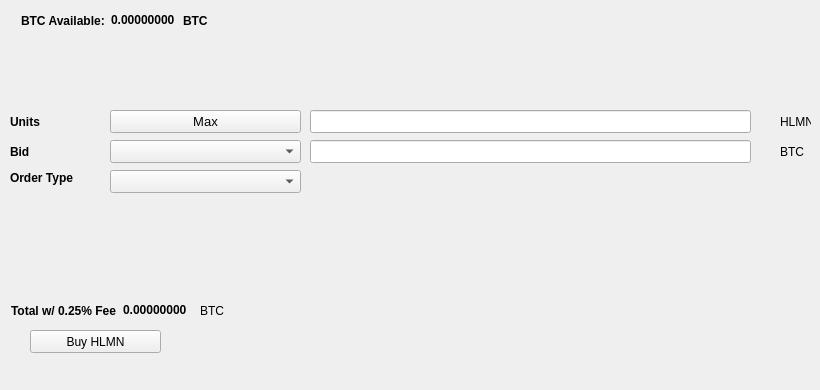
   <widget class="QWidget" name="BuyTab">
    <attribute name="title">
     <string>Buy</string>
    </attribute>
    <widget class="QPushButton" name="BuyHLMN">
     <property name="geometry">
      <rect>
       <x>30</x>
       <y>330</y>
       <width>131</width>
       <height>23</height>
      </rect>
     </property>
     <property name="text">
      <string>Buy HLMN</string>
     </property>
     <property name="icon">
      <iconset resource="../helmin.qrc">
       <normaloff>:/icons/bitcoin</normaloff>:/icons/bitcoin</iconset>
     </property>
    </widget>
    <widget class="QLabel" name="label_3">
     <property name="geometry">
      <rect>
       <x>10</x>
       <y>110</y>
       <width>46</width>
       <height>23</height>
      </rect>
     </property>
     <property name="font">
      <font>
       <weight>75</weight>
       <bold>true</bold>
      </font>
     </property>
     <property name="text">
      <string>Units</string>
     </property>
    </widget>
    <widget class="QLineEdit" name="UnitsInput">
     <property name="geometry">
      <rect>
       <x>310</x>
       <y>110</y>
       <width>441</width>
       <height>23</height>
      </rect>
     </property>
     <property name="font">
      <font>
       <pointsize>9</pointsize>
       <weight>75</weight>
       <bold>true</bold>
      </font>
     </property>
    </widget>
    <widget class="QLineEdit" name="BuyBidPriceEdit">
     <property name="geometry">
      <rect>
       <x>310</x>
       <y>140</y>
       <width>441</width>
       <height>23</height>
      </rect>
     </property>
     <property name="font">
      <font>
       <pointsize>9</pointsize>
       <weight>75</weight>
       <bold>true</bold>
      </font>
     </property>
    </widget>
    <widget class="QLabel" name="label_4">
     <property name="geometry">
      <rect>
       <x>780</x>
       <y>110</y>
       <width>31</width>
       <height>23</height>
      </rect>
     </property>
     <property name="text">
      <string>HLMN</string>
     </property>
    </widget>
    <widget class="QLabel" name="label_5">
     <property name="geometry">
      <rect>
       <x>780</x>
       <y>140</y>
       <width>31</width>
       <height>23</height>
      </rect>
     </property>
     <property name="text">
      <string>BTC</string>
     </property>
    </widget>
    <widget class="QLabel" name="label_6">
     <property name="geometry">
      <rect>
       <x>10</x>
       <y>140</y>
       <width>46</width>
       <height>23</height>
      </rect>
     </property>
     <property name="font">
      <font>
       <weight>75</weight>
       <bold>true</bold>
      </font>
     </property>
     <property name="text">
      <string>Bid</string>
     </property>
    </widget>
    <widget class="QLabel" name="label_7">
     <property name="geometry">
      <rect>
       <x>10</x>
       <y>170</y>
       <width>91</width>
       <height>16</height>
      </rect>
     </property>
     <property name="font">
      <font>
       <weight>75</weight>
       <bold>true</bold>
      </font>
     </property>
     <property name="text">
      <string>Order Type</string>
     </property>
    </widget>
    <widget class="QPushButton" name="Buy_Max_Amount">
     <property name="geometry">
      <rect>
       <x>110</x>
       <y>110</y>
       <width>191</width>
       <height>23</height>
      </rect>
     </property>
     <property name="font">
      <font>
       <pointsize>10</pointsize>
      </font>
     </property>
     <property name="text">
      <string>Max</string>
     </property>
    </widget>
    <widget class="QComboBox" name="BuyBidcomboBox">
     <property name="geometry">
      <rect>
       <x>110</x>
       <y>140</y>
       <width>191</width>
       <height>23</height>
      </rect>
     </property>
     <property name="font">
      <font>
       <pointsize>10</pointsize>
      </font>
     </property>
    </widget>
    <widget class="QComboBox" name="buyOrdertypeCombo">
     <property name="geometry">
      <rect>
       <x>110</x>
       <y>170</y>
       <width>191</width>
       <height>23</height>
      </rect>
     </property>
     <property name="font">
      <font>
       <pointsize>10</pointsize>
      </font>
     </property>
    </widget>
    <widget class="QWidget" name="layoutWidget1">
     <property name="geometry">
      <rect>
       <x>21</x>
       <y>11</y>
       <width>227</width>
       <height>19</height>
      </rect>
     </property>
     <layout class="QHBoxLayout" name="horizontalLayout_3">
      <item>
       <widget class="QLabel" name="label232">
        <property name="font">
         <font>
          <weight>75</weight>
          <bold>true</bold>
         </font>
        </property>
        <property name="text">
         <string>BTC Available:</string>
        </property>
       </widget>
      </item>
      <item>
       <widget class="QLabel" name="BtcAvailableLbl">
        <property name="palette">
         <palette>
          <active>
           <colorrole role="WindowText">
            <brush brushstyle="SolidPattern">
             <color alpha="255">
              <red>0</red>
              <green>0</green>
              <blue>0</blue>
             </color>
            </brush>
           </colorrole>
           <colorrole role="Button">
            <brush brushstyle="SolidPattern">
             <color alpha="255">
              <red>0</red>
              <green>170</green>
              <blue>0</blue>
             </color>
            </brush>
           </colorrole>
           <colorrole role="Light">
            <brush brushstyle="SolidPattern">
             <color alpha="255">
              <red>0</red>
              <green>255</green>
              <blue>0</blue>
             </color>
            </brush>
           </colorrole>
           <colorrole role="Midlight">
            <brush brushstyle="SolidPattern">
             <color alpha="255">
              <red>0</red>
              <green>212</green>
              <blue>0</blue>
             </color>
            </brush>
           </colorrole>
           <colorrole role="Dark">
            <brush brushstyle="SolidPattern">
             <color alpha="255">
              <red>0</red>
              <green>85</green>
              <blue>0</blue>
             </color>
            </brush>
           </colorrole>
           <colorrole role="Mid">
            <brush brushstyle="SolidPattern">
             <color alpha="255">
              <red>0</red>
              <green>113</green>
              <blue>0</blue>
             </color>
            </brush>
           </colorrole>
           <colorrole role="Text">
            <brush brushstyle="SolidPattern">
             <color alpha="255">
              <red>0</red>
              <green>170</green>
              <blue>0</blue>
             </color>
            </brush>
           </colorrole>
           <colorrole role="BrightText">
            <brush brushstyle="SolidPattern">
             <color alpha="255">
              <red>255</red>
              <green>255</green>
              <blue>255</blue>
             </color>
            </brush>
           </colorrole>
           <colorrole role="ButtonText">
            <brush brushstyle="SolidPattern">
             <color alpha="255">
              <red>0</red>
              <green>0</green>
              <blue>0</blue>
             </color>
            </brush>
           </colorrole>
           <colorrole role="Base">
            <brush brushstyle="SolidPattern">
             <color alpha="255">
              <red>255</red>
              <green>255</green>
              <blue>255</blue>
             </color>
            </brush>
           </colorrole>
           <colorrole role="Window">
            <brush brushstyle="SolidPattern">
             <color alpha="255">
              <red>0</red>
              <green>170</green>
              <blue>0</blue>
             </color>
            </brush>
           </colorrole>
           <colorrole role="Shadow">
            <brush brushstyle="SolidPattern">
             <color alpha="255">
              <red>0</red>
              <green>0</green>
              <blue>0</blue>
             </color>
            </brush>
           </colorrole>
           <colorrole role="AlternateBase">
            <brush brushstyle="SolidPattern">
             <color alpha="255">
              <red>127</red>
              <green>212</green>
              <blue>127</blue>
             </color>
            </brush>
           </colorrole>
           <colorrole role="ToolTipBase">
            <brush brushstyle="SolidPattern">
             <color alpha="255">
              <red>255</red>
              <green>255</green>
              <blue>220</blue>
             </color>
            </brush>
           </colorrole>
           <colorrole role="ToolTipText">
            <brush brushstyle="SolidPattern">
             <color alpha="255">
              <red>0</red>
              <green>0</green>
              <blue>0</blue>
             </color>
            </brush>
           </colorrole>
          </active>
          <inactive>
           <colorrole role="WindowText">
            <brush brushstyle="SolidPattern">
             <color alpha="255">
              <red>0</red>
              <green>0</green>
              <blue>0</blue>
             </color>
            </brush>
           </colorrole>
           <colorrole role="Button">
            <brush brushstyle="SolidPattern">
             <color alpha="255">
              <red>0</red>
              <green>170</green>
              <blue>0</blue>
             </color>
            </brush>
           </colorrole>
           <colorrole role="Light">
            <brush brushstyle="SolidPattern">
             <color alpha="255">
              <red>0</red>
              <green>255</green>
              <blue>0</blue>
             </color>
            </brush>
           </colorrole>
           <colorrole role="Midlight">
            <brush brushstyle="SolidPattern">
             <color alpha="255">
              <red>0</red>
              <green>212</green>
              <blue>0</blue>
             </color>
            </brush>
           </colorrole>
           <colorrole role="Dark">
            <brush brushstyle="SolidPattern">
             <color alpha="255">
              <red>0</red>
              <green>85</green>
              <blue>0</blue>
             </color>
            </brush>
           </colorrole>
           <colorrole role="Mid">
            <brush brushstyle="SolidPattern">
             <color alpha="255">
              <red>0</red>
              <green>113</green>
              <blue>0</blue>
             </color>
            </brush>
           </colorrole>
           <colorrole role="Text">
            <brush brushstyle="SolidPattern">
             <color alpha="255">
              <red>0</red>
              <green>170</green>
              <blue>0</blue>
             </color>
            </brush>
           </colorrole>
           <colorrole role="BrightText">
            <brush brushstyle="SolidPattern">
             <color alpha="255">
              <red>255</red>
              <green>255</green>
              <blue>255</blue>
             </color>
            </brush>
           </colorrole>
           <colorrole role="ButtonText">
            <brush brushstyle="SolidPattern">
             <color alpha="255">
              <red>0</red>
              <green>0</green>
              <blue>0</blue>
             </color>
            </brush>
           </colorrole>
           <colorrole role="Base">
            <brush brushstyle="SolidPattern">
             <color alpha="255">
              <red>255</red>
              <green>255</green>
              <blue>255</blue>
             </color>
            </brush>
           </colorrole>
           <colorrole role="Window">
            <brush brushstyle="SolidPattern">
             <color alpha="255">
              <red>0</red>
              <green>170</green>
              <blue>0</blue>
             </color>
            </brush>
           </colorrole>
           <colorrole role="Shadow">
            <brush brushstyle="SolidPattern">
             <color alpha="255">
              <red>0</red>
              <green>0</green>
              <blue>0</blue>
             </color>
            </brush>
           </colorrole>
           <colorrole role="AlternateBase">
            <brush brushstyle="SolidPattern">
             <color alpha="255">
              <red>127</red>
              <green>212</green>
              <blue>127</blue>
             </color>
            </brush>
           </colorrole>
           <colorrole role="ToolTipBase">
            <brush brushstyle="SolidPattern">
             <color alpha="255">
              <red>255</red>
              <green>255</green>
              <blue>220</blue>
             </color>
            </brush>
           </colorrole>
           <colorrole role="ToolTipText">
            <brush brushstyle="SolidPattern">
             <color alpha="255">
              <red>0</red>
              <green>0</green>
              <blue>0</blue>
             </color>
            </brush>
           </colorrole>
          </inactive>
          <disabled>
           <colorrole role="WindowText">
            <brush brushstyle="SolidPattern">
             <color alpha="255">
              <red>0</red>
              <green>85</green>
              <blue>0</blue>
             </color>
            </brush>
           </colorrole>
           <colorrole role="Button">
            <brush brushstyle="SolidPattern">
             <color alpha="255">
              <red>0</red>
              <green>170</green>
              <blue>0</blue>
             </color>
            </brush>
           </colorrole>
           <colorrole role="Light">
            <brush brushstyle="SolidPattern">
             <color alpha="255">
              <red>0</red>
              <green>255</green>
              <blue>0</blue>
             </color>
            </brush>
           </colorrole>
           <colorrole role="Midlight">
            <brush brushstyle="SolidPattern">
             <color alpha="255">
              <red>0</red>
              <green>212</green>
              <blue>0</blue>
             </color>
            </brush>
           </colorrole>
           <colorrole role="Dark">
            <brush brushstyle="SolidPattern">
             <color alpha="255">
              <red>0</red>
              <green>85</green>
              <blue>0</blue>
             </color>
            </brush>
           </colorrole>
           <colorrole role="Mid">
            <brush brushstyle="SolidPattern">
             <color alpha="255">
              <red>0</red>
              <green>113</green>
              <blue>0</blue>
             </color>
            </brush>
           </colorrole>
           <colorrole role="Text">
            <brush brushstyle="SolidPattern">
             <color alpha="255">
              <red>0</red>
              <green>85</green>
              <blue>0</blue>
             </color>
            </brush>
           </colorrole>
           <colorrole role="BrightText">
            <brush brushstyle="SolidPattern">
             <color alpha="255">
              <red>255</red>
              <green>255</green>
              <blue>255</blue>
             </color>
            </brush>
           </colorrole>
           <colorrole role="ButtonText">
            <brush brushstyle="SolidPattern">
             <color alpha="255">
              <red>0</red>
              <green>85</green>
              <blue>0</blue>
             </color>
            </brush>
           </colorrole>
           <colorrole role="Base">
            <brush brushstyle="SolidPattern">
             <color alpha="255">
              <red>0</red>
              <green>170</green>
              <blue>0</blue>
             </color>
            </brush>
           </colorrole>
           <colorrole role="Window">
            <brush brushstyle="SolidPattern">
             <color alpha="255">
              <red>0</red>
              <green>170</green>
              <blue>0</blue>
             </color>
            </brush>
           </colorrole>
           <colorrole role="Shadow">
            <brush brushstyle="SolidPattern">
             <color alpha="255">
              <red>0</red>
              <green>0</green>
              <blue>0</blue>
             </color>
            </brush>
           </colorrole>
           <colorrole role="AlternateBase">
            <brush brushstyle="SolidPattern">
             <color alpha="255">
              <red>0</red>
              <green>170</green>
              <blue>0</blue>
             </color>
            </brush>
           </colorrole>
           <colorrole role="ToolTipBase">
            <brush brushstyle="SolidPattern">
             <color alpha="255">
              <red>255</red>
              <green>255</green>
              <blue>220</blue>
             </color>
            </brush>
           </colorrole>
           <colorrole role="ToolTipText">
            <brush brushstyle="SolidPattern">
             <color alpha="255">
              <red>0</red>
              <green>0</green>
              <blue>0</blue>
             </color>
            </brush>
           </colorrole>
          </disabled>
         </palette>
        </property>
        <property name="font">
         <font>
          <weight>75</weight>
          <bold>true</bold>
         </font>
        </property>
        <property name="text">
         <string>0.00000000</string>
        </property>
        <property name="textInteractionFlags">
         <set>Qt::LinksAccessibleByMouse|Qt::TextSelectableByKeyboard|Qt::TextSelectableByMouse</set>
        </property>
       </widget>
      </item>
      <item>
       <widget class="QLabel" name="BtcAvailableLbl_2">
        <property name="font">
         <font>
          <weight>75</weight>
          <bold>true</bold>
         </font>
        </property>
        <property name="text">
         <string>BTC</string>
        </property>
       </widget>
      </item>
     </layout>
    </widget>
    <widget class="QWidget" name="layoutWidge2">
     <property name="geometry">
      <rect>
       <x>11</x>
       <y>301</y>
       <width>259</width>
       <height>19</height>
      </rect>
     </property>
     <layout class="QHBoxLayout" name="horizontalLayout_4">
      <item>
       <widget class="QLabel" name="label_9">
        <property name="font">
         <font>
          <weight>75</weight>
          <bold>true</bold>
         </font>
        </property>
        <property name="text">
         <string>Total w/ 0.25% Fee</string>
        </property>
       </widget>
      </item>
      <item>
       <widget class="QLabel" name="BuyCostLabel">
        <property name="palette">
         <palette>
          <active>
           <colorrole role="WindowText">
            <brush brushstyle="SolidPattern">
             <color alpha="255">
              <red>0</red>
              <green>0</green>
              <blue>0</blue>
             </color>
            </brush>
           </colorrole>
           <colorrole role="Button">
            <brush brushstyle="SolidPattern">
             <color alpha="255">
              <red>0</red>
              <green>170</green>
              <blue>0</blue>
             </color>
            </brush>
           </colorrole>
           <colorrole role="Light">
            <brush brushstyle="SolidPattern">
             <color alpha="255">
              <red>0</red>
              <green>255</green>
              <blue>0</blue>
             </color>
            </brush>
           </colorrole>
           <colorrole role="Midlight">
            <brush brushstyle="SolidPattern">
             <color alpha="255">
              <red>0</red>
              <green>212</green>
              <blue>0</blue>
             </color>
            </brush>
           </colorrole>
           <colorrole role="Dark">
            <brush brushstyle="SolidPattern">
             <color alpha="255">
              <red>0</red>
              <green>85</green>
              <blue>0</blue>
             </color>
            </brush>
           </colorrole>
           <colorrole role="Mid">
            <brush brushstyle="SolidPattern">
             <color alpha="255">
              <red>0</red>
              <green>113</green>
              <blue>0</blue>
             </color>
            </brush>
           </colorrole>
           <colorrole role="Text">
            <brush brushstyle="SolidPattern">
             <color alpha="255">
              <red>0</red>
              <green>170</green>
              <blue>0</blue>
             </color>
            </brush>
           </colorrole>
           <colorrole role="BrightText">
            <brush brushstyle="SolidPattern">
             <color alpha="255">
              <red>255</red>
              <green>255</green>
              <blue>255</blue>
             </color>
            </brush>
           </colorrole>
           <colorrole role="ButtonText">
            <brush brushstyle="SolidPattern">
             <color alpha="255">
              <red>0</red>
              <green>0</green>
              <blue>0</blue>
             </color>
            </brush>
           </colorrole>
           <colorrole role="Base">
            <brush brushstyle="SolidPattern">
             <color alpha="255">
              <red>255</red>
              <green>255</green>
              <blue>255</blue>
             </color>
            </brush>
           </colorrole>
           <colorrole role="Window">
            <brush brushstyle="SolidPattern">
             <color alpha="255">
              <red>0</red>
              <green>170</green>
              <blue>0</blue>
             </color>
            </brush>
           </colorrole>
           <colorrole role="Shadow">
            <brush brushstyle="SolidPattern">
             <color alpha="255">
              <red>0</red>
              <green>0</green>
              <blue>0</blue>
             </color>
            </brush>
           </colorrole>
           <colorrole role="AlternateBase">
            <brush brushstyle="SolidPattern">
             <color alpha="255">
              <red>127</red>
              <green>212</green>
              <blue>127</blue>
             </color>
            </brush>
           </colorrole>
           <colorrole role="ToolTipBase">
            <brush brushstyle="SolidPattern">
             <color alpha="255">
              <red>255</red>
              <green>255</green>
              <blue>220</blue>
             </color>
            </brush>
           </colorrole>
           <colorrole role="ToolTipText">
            <brush brushstyle="SolidPattern">
             <color alpha="255">
              <red>0</red>
              <green>0</green>
              <blue>0</blue>
             </color>
            </brush>
           </colorrole>
          </active>
          <inactive>
           <colorrole role="WindowText">
            <brush brushstyle="SolidPattern">
             <color alpha="255">
              <red>0</red>
              <green>0</green>
              <blue>0</blue>
             </color>
            </brush>
           </colorrole>
           <colorrole role="Button">
            <brush brushstyle="SolidPattern">
             <color alpha="255">
              <red>0</red>
              <green>170</green>
              <blue>0</blue>
             </color>
            </brush>
           </colorrole>
           <colorrole role="Light">
            <brush brushstyle="SolidPattern">
             <color alpha="255">
              <red>0</red>
              <green>255</green>
              <blue>0</blue>
             </color>
            </brush>
           </colorrole>
           <colorrole role="Midlight">
            <brush brushstyle="SolidPattern">
             <color alpha="255">
              <red>0</red>
              <green>212</green>
              <blue>0</blue>
             </color>
            </brush>
           </colorrole>
           <colorrole role="Dark">
            <brush brushstyle="SolidPattern">
             <color alpha="255">
              <red>0</red>
              <green>85</green>
              <blue>0</blue>
             </color>
            </brush>
           </colorrole>
           <colorrole role="Mid">
            <brush brushstyle="SolidPattern">
             <color alpha="255">
              <red>0</red>
              <green>113</green>
              <blue>0</blue>
             </color>
            </brush>
           </colorrole>
           <colorrole role="Text">
            <brush brushstyle="SolidPattern">
             <color alpha="255">
              <red>0</red>
              <green>170</green>
              <blue>0</blue>
             </color>
            </brush>
           </colorrole>
           <colorrole role="BrightText">
            <brush brushstyle="SolidPattern">
             <color alpha="255">
              <red>255</red>
              <green>255</green>
              <blue>255</blue>
             </color>
            </brush>
           </colorrole>
           <colorrole role="ButtonText">
            <brush brushstyle="SolidPattern">
             <color alpha="255">
              <red>0</red>
              <green>0</green>
              <blue>0</blue>
             </color>
            </brush>
           </colorrole>
           <colorrole role="Base">
            <brush brushstyle="SolidPattern">
             <color alpha="255">
              <red>255</red>
              <green>255</green>
              <blue>255</blue>
             </color>
            </brush>
           </colorrole>
           <colorrole role="Window">
            <brush brushstyle="SolidPattern">
             <color alpha="255">
              <red>0</red>
              <green>170</green>
              <blue>0</blue>
             </color>
            </brush>
           </colorrole>
           <colorrole role="Shadow">
            <brush brushstyle="SolidPattern">
             <color alpha="255">
              <red>0</red>
              <green>0</green>
              <blue>0</blue>
             </color>
            </brush>
           </colorrole>
           <colorrole role="AlternateBase">
            <brush brushstyle="SolidPattern">
             <color alpha="255">
              <red>127</red>
              <green>212</green>
              <blue>127</blue>
             </color>
            </brush>
           </colorrole>
           <colorrole role="ToolTipBase">
            <brush brushstyle="SolidPattern">
             <color alpha="255">
              <red>255</red>
              <green>255</green>
              <blue>220</blue>
             </color>
            </brush>
           </colorrole>
           <colorrole role="ToolTipText">
            <brush brushstyle="SolidPattern">
             <color alpha="255">
              <red>0</red>
              <green>0</green>
              <blue>0</blue>
             </color>
            </brush>
           </colorrole>
          </inactive>
          <disabled>
           <colorrole role="WindowText">
            <brush brushstyle="SolidPattern">
             <color alpha="255">
              <red>0</red>
              <green>85</green>
              <blue>0</blue>
             </color>
            </brush>
           </colorrole>
           <colorrole role="Button">
            <brush brushstyle="SolidPattern">
             <color alpha="255">
              <red>0</red>
              <green>170</green>
              <blue>0</blue>
             </color>
            </brush>
           </colorrole>
           <colorrole role="Light">
            <brush brushstyle="SolidPattern">
             <color alpha="255">
              <red>0</red>
              <green>255</green>
              <blue>0</blue>
             </color>
            </brush>
           </colorrole>
           <colorrole role="Midlight">
            <brush brushstyle="SolidPattern">
             <color alpha="255">
              <red>0</red>
              <green>212</green>
              <blue>0</blue>
             </color>
            </brush>
           </colorrole>
           <colorrole role="Dark">
            <brush brushstyle="SolidPattern">
             <color alpha="255">
              <red>0</red>
              <green>85</green>
              <blue>0</blue>
             </color>
            </brush>
           </colorrole>
           <colorrole role="Mid">
            <brush brushstyle="SolidPattern">
             <color alpha="255">
              <red>0</red>
              <green>113</green>
              <blue>0</blue>
             </color>
            </brush>
           </colorrole>
           <colorrole role="Text">
            <brush brushstyle="SolidPattern">
             <color alpha="255">
              <red>0</red>
              <green>85</green>
              <blue>0</blue>
             </color>
            </brush>
           </colorrole>
           <colorrole role="BrightText">
            <brush brushstyle="SolidPattern">
             <color alpha="255">
              <red>255</red>
              <green>255</green>
              <blue>255</blue>
             </color>
            </brush>
           </colorrole>
           <colorrole role="ButtonText">
            <brush brushstyle="SolidPattern">
             <color alpha="255">
              <red>0</red>
              <green>85</green>
              <blue>0</blue>
             </color>
            </brush>
           </colorrole>
           <colorrole role="Base">
            <brush brushstyle="SolidPattern">
             <color alpha="255">
              <red>0</red>
              <green>170</green>
              <blue>0</blue>
             </color>
            </brush>
           </colorrole>
           <colorrole role="Window">
            <brush brushstyle="SolidPattern">
             <color alpha="255">
              <red>0</red>
              <green>170</green>
              <blue>0</blue>
             </color>
            </brush>
           </colorrole>
           <colorrole role="Shadow">
            <brush brushstyle="SolidPattern">
             <color alpha="255">
              <red>0</red>
              <green>0</green>
              <blue>0</blue>
             </color>
            </brush>
           </colorrole>
           <colorrole role="AlternateBase">
            <brush brushstyle="SolidPattern">
             <color alpha="255">
              <red>0</red>
              <green>170</green>
              <blue>0</blue>
             </color>
            </brush>
           </colorrole>
           <colorrole role="ToolTipBase">
            <brush brushstyle="SolidPattern">
             <color alpha="255">
              <red>255</red>
              <green>255</green>
              <blue>220</blue>
             </color>
            </brush>
           </colorrole>
           <colorrole role="ToolTipText">
            <brush brushstyle="SolidPattern">
             <color alpha="255">
              <red>0</red>
              <green>0</green>
              <blue>0</blue>
             </color>
            </brush>
           </colorrole>
          </disabled>
         </palette>
        </property>
        <property name="font">
         <font>
          <weight>75</weight>
          <bold>true</bold>
         </font>
        </property>
        <property name="autoFillBackground">
         <bool>false</bool>
        </property>
        <property name="text">
         <string>0.00000000</string>
        </property>
        <property name="textInteractionFlags">
         <set>Qt::LinksAccessibleByMouse|Qt::TextSelectableByMouse</set>
        </property>
       </widget>
      </item>
      <item>
       <widget class="QLabel" name="label_10">
        <property name="font">
         <font>
          <weight>50</weight>
          <bold>false</bold>
         </font>
        </property>
        <property name="text">
         <string>BTC</string>
        </property>
       </widget>
      </item>
     </layout>
    </widget>
    <widget class="QLabel" name="label_24">
     <property name="geometry">
      <rect>
       <x>460</x>
       <y>300</y>
       <width>281</width>
       <height>81</height>
      </rect>
     </property>
     <property name="text">
      <string/>
     </property>
     <property name="pixmap">
      <pixmap>:/images/bittrex</pixmap>
     </property>
    </widget>
   </widget>
